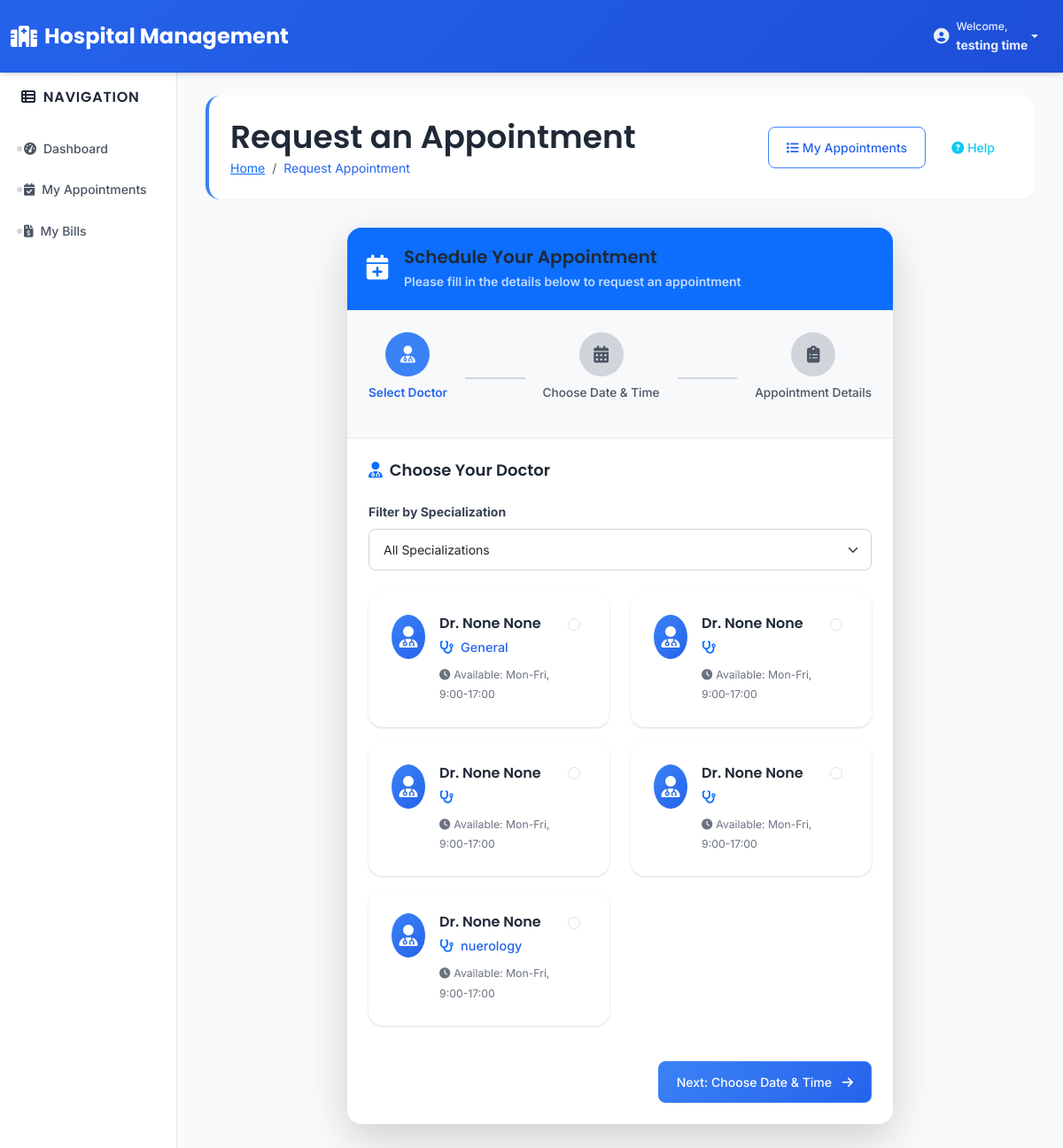
Page /appointments/request/ (signed in) on the earlier database version.
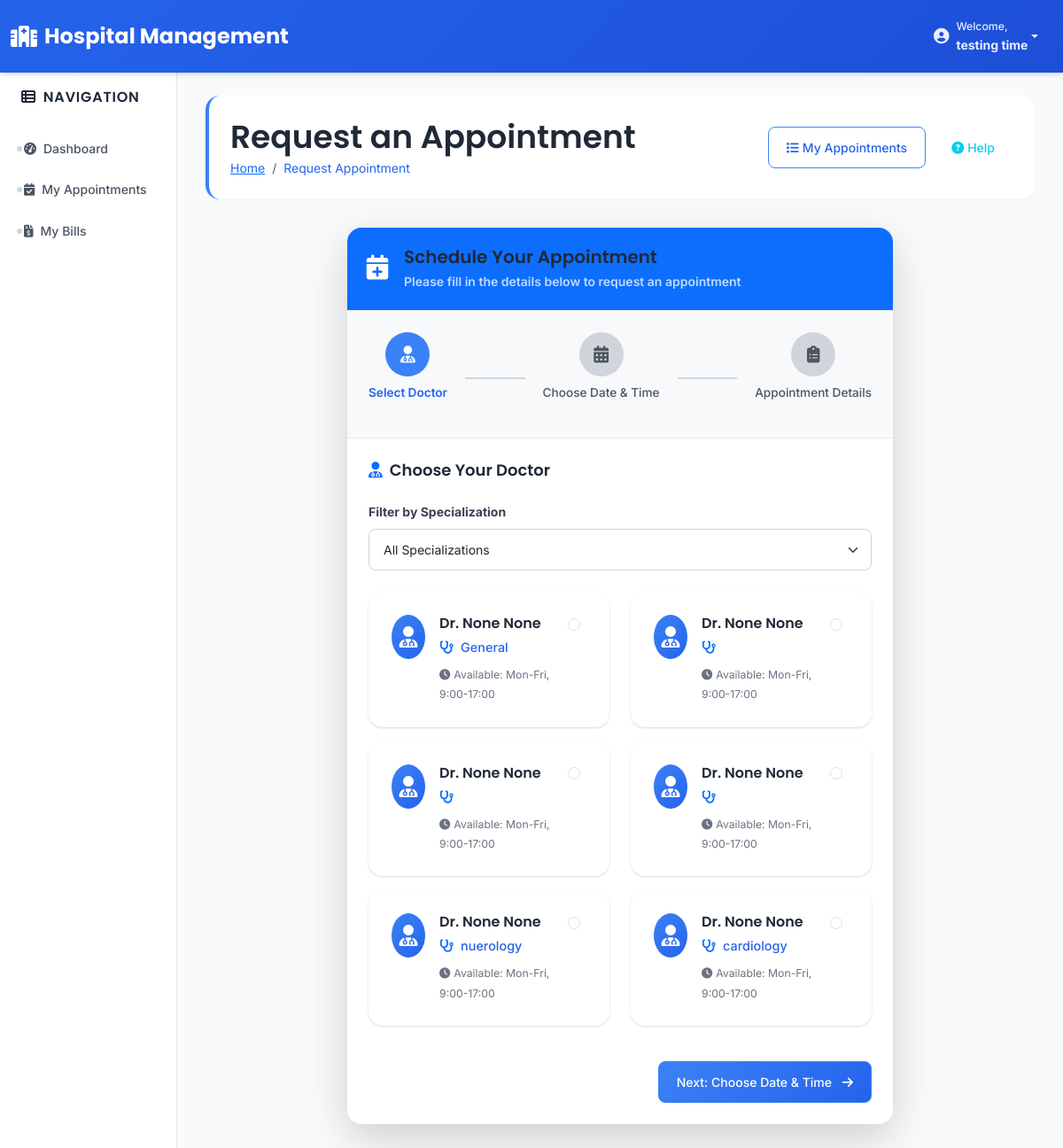
Same page on the later database version.
### accounts/models.py (models this page shows)
class CustomUser(AbstractUser):
    first_name = None
    last_name = None
    ROLE_CHOICES = (
        ('admin', 'Admin'),
        ('doctor', 'Doctor'),
        ('patient', 'Patient'),
        ('receptionist', 'Receptionist'),
    )
    role = models.CharField(max_length=20, choices=ROLE_CHOICES)
    GENDER_CHOICES = (
        ('Male', 'Male'),
        ('Female', 'Female'),
        ('Other', 'Other'),
    )
    gender = models.CharField(max_length=10, choices=GENDER_CHOICES, null=True, blank=True)
    REQUIRED_FIELDS = []  # Only username is required

### doctors/models.py (models this page shows, shortened)
class Doctor(models.Model):
    user = models.OneToOneField(
        CustomUser,
        on_delete=models.CASCADE,
        related_name='doctor_profile'
    )
    specialization = models.CharField(max_length=100)
    contact = models.CharField(max_length=15)

### appointments/views.py (the view)
# urls.py: path('request/', views.request_appointment, name='request_appointment'),
@login_required
def request_appointment(request):
    if request.user.role != 'patient':
        messages.error(request, "Access denied")
        return redirect('dashboard')
    patient = request.user.patient_profile
    if request.method == 'POST':
        form = AppointmentRequestForm(request.POST)
        if form.is_valid():
            appointment = form.save(commit=False)
            appointment.patient = patient
            appointment.request_status = 'Pending'
            appointment.save()
            messages.success(request, "Appointment request sent successfully!")
            return redirect('appointments:appointment_list')
    else:
        form = AppointmentRequestForm()
    doctors = CustomUser.objects.filter(role='doctor').select_related('doctor_profile')
    specializations = (
        doctors
        .exclude(doctor_profile__isnull=True)
        .values_list('doctor_profile__specialization', flat=True)
        .distinct()
    )
    return render(request, 'appointments/request_appointment.html', {
        'form': form,
        'doctors': doctors,
        'specializations': specializations,
    })

### appointments/forms.py
class AppointmentRequestForm(forms.ModelForm):
    class Meta:
        model = Appointment
        fields = ['doctor', 'date', 'time', 'reason']
        widgets = {
            'date': forms.DateInput(attrs={'type': 'date'}),
            'time': forms.TimeInput(attrs={'type': 'time'}),
            'reason': forms.Textarea(attrs={'rows': 3}),
        }

### templates/appointments/request_appointment.html (shortened to what the changed rows need)
{% extends 'base.html' %}
{% load static %}
{% block page_title %}Request an Appointment{% endblock %}
{% block content %}
<div class="row justify-content-center">
    <div class="col-xl-8 col-lg-10">
        <div class="card shadow-lg" data-animate>
            <div class="card-body p-0">
                <div class="p-4">
                    <form method="POST" id="appointmentForm" class="needs-validation" novalidate>
                        <div class="form-step active" id="step1">
                            <div class="row" id="doctorCards">
                                {% for doctor in doctors %}
                                <div class="col-md-6 mb-3 doctor-card"
                                     data-specialization="{{ doctor.doctor_profile.specialization|lower }}">
                                    <div class="card doctor-selection h-100">
                                        <div class="card-body">
                                            <div class="d-flex align-items-start">
                                                <div class="doctor-avatar me-3">
                                                    <i class="fas fa-user-md"></i>
                                                </div>
                                                <div class="flex-grow-1">
                                                    <h6 class="doctor-name mb-1">Dr. {{ doctor.get_full_name }}</h6>
                                                    <p class="doctor-specialization mb-2">
                                                        <i class="fas fa-stethoscope me-1 text-primary"></i>
                                                        {{ doctor.doctor_profile.specialization }}
                                                    </p>
                                                    <div class="doctor-info">
                                                        <small class="text-muted">
                                                            <i class="fas fa-clock me-1"></i>Available: Mon-Fri,
                                                            9:00-17:00
                                                        </small>
                                                    </div>
                                                </div>
                                                <div class="form-check">
                                                    <input class="form-check-input" type="radio" name="doctor"
                                                           id="doctor{{ doctor.id }}" value="{{ doctor.id }}" required>
                                                </div>
                                            </div>
                                        </div>
                                    </div>
                                </div>
                                {% endfor %}
                            </div>
                        </div>
                    </form>
                </div>
            </div>
        </div>
    </div>
</div>
{% endblock %}

Differences in the rows shown:
added CustomUser: get_full_name "None None", doctor_profile.specialization "cardiology"
